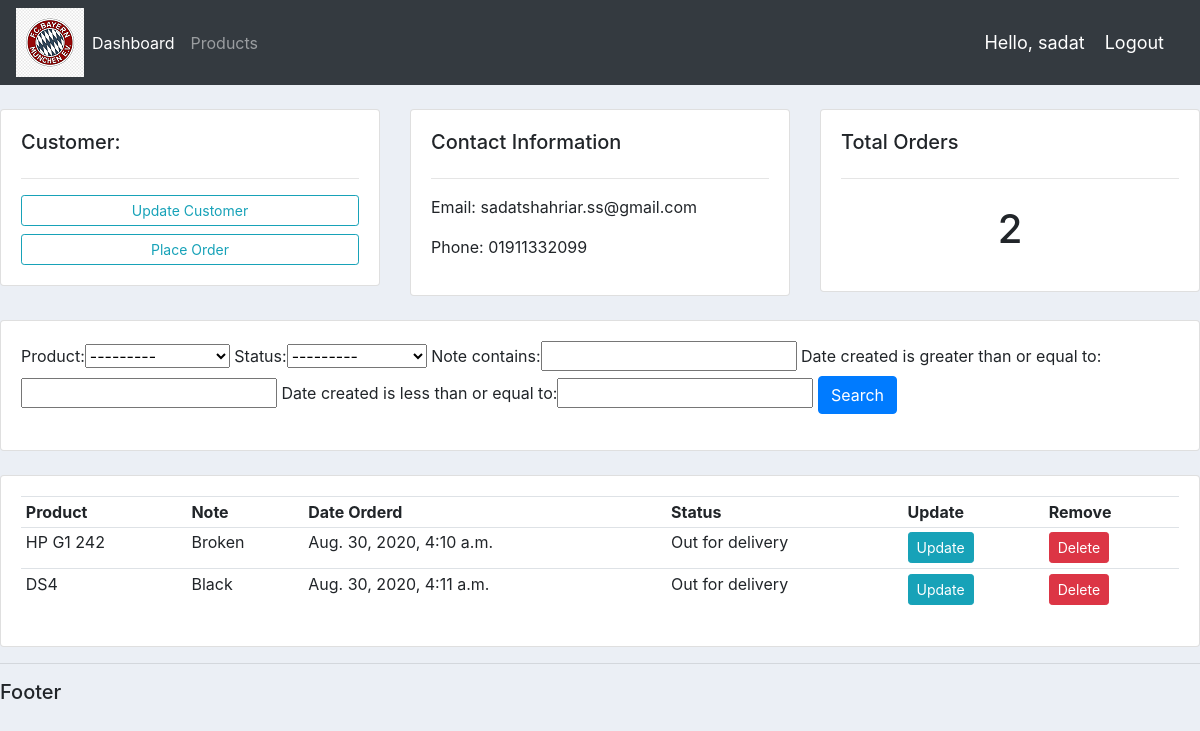
/customer/4/ (signed in), run on an earlier commit of the app's database.
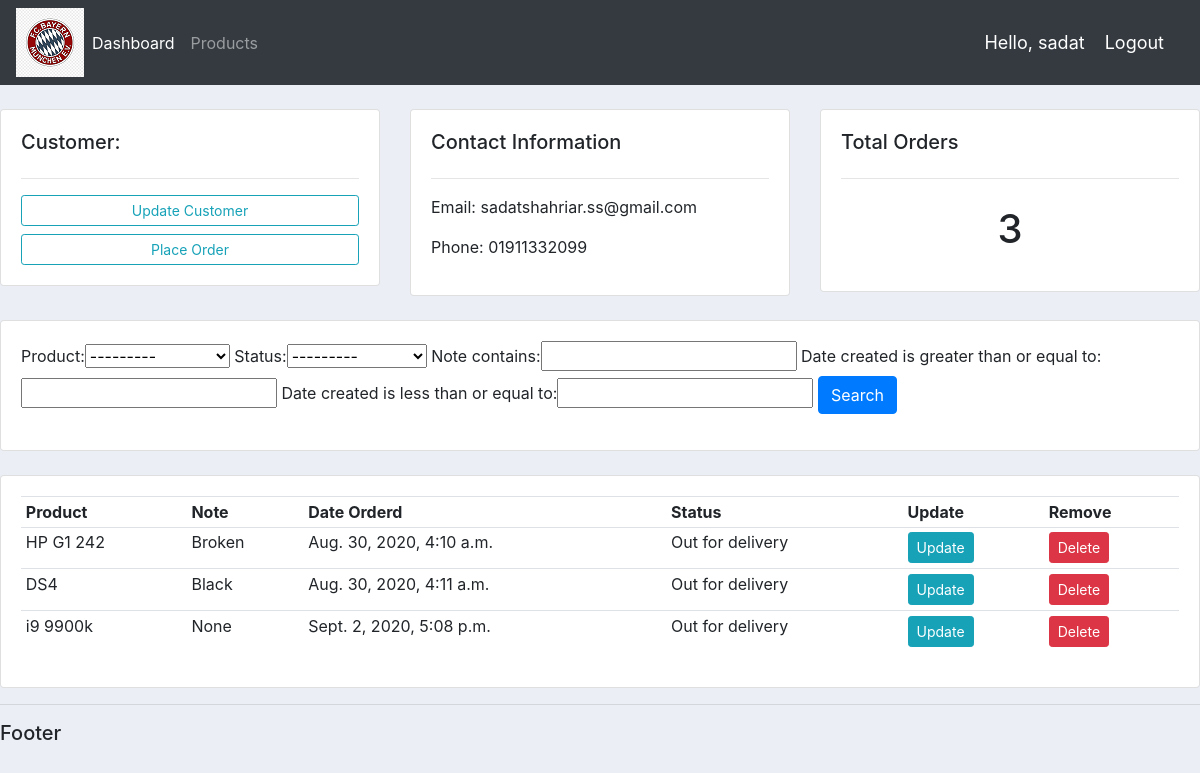
And on a later commit of the database.
### accounts/models.py (models this page shows, shortened)
class Customer(models.Model):
    user = models.OneToOneField(User, null=True, on_delete=models.CASCADE)
    name = models.CharField(max_length=200, null=True)
    phone = models.CharField(max_length=200, null=True)
    email = models.CharField(max_length=200, null=True)
    date_created = models.DateTimeField(auto_now_add=True, null=True)

class Order(models.Model):
    STATUS = (
        ('Pending', 'Pending'),
        ('Out for delivery', 'Out for delivery'),
        ('Delivered', 'Delivered'),
    )
    customer = models.ForeignKey(Customer, null=True, on_delete=models.SET_NULL)
    product = models.ForeignKey(Product, null=True, on_delete=models.SET_NULL)
    date_created = models.DateTimeField(auto_now_add=True, null=True)
    status = models.CharField(max_length=200, null=True, choices=STATUS)
    note = models.CharField(max_length=1000, null=True)

class Product(models.Model):
    CATEGORY = (
        ('Indoor', 'Indoor'),
        ('Out Door', 'Out Door'),
    )
    name = models.CharField(max_length=200, null=True)
    price = models.FloatField(null=True)
    category = models.CharField(max_length=200, null=True, choices=CATEGORY)
    description = models.CharField(max_length=200, null=True, blank=True)
    date_created = models.DateTimeField(auto_now_add=True, null=True)
    tags = models.ManyToManyField(Tag)
    def __str__(self):
        return self.name

### accounts/decorators.py (the view)
		def wrapper_func(request, *args, **kwargs):
			group = None
			if request.user.groups.exists():
				group = request.user.groups.all()[0].name
			if group in allowed_roles:
				return view_func(request, *args, **kwargs)
			else:
				return HttpResponse('You are not authorized to view this page')

### accounts/views.py (called while the page is built)
@login_required(login_url='login')
@allowed_users(allowed_roles=['admin'])
def customers(request, pk_test):
    customer = Customer.objects.get(id=pk_test)
    orders = customer.order_set.all()
    order_count = orders.count()
    myFilter = OrderFilter(request.GET, queryset=orders)
    orders = myFilter.qs
    context = {'customer': customer, 'orders': orders, 'order_count': order_count,
               'myFilter': myFilter}
    return render(request, 'accounts/customers.html', context)

### accounts/templates/accounts/customers.html
{%  extends 'accounts/main.html' %}
{% block content %}
	<br>
<div class="row">
	<div class="col-md">
		<div class="card card-body">
			<h5>Customer:</h5>
			<hr>
			<a class="btn btn-outline-info  btn-sm btn-block" href="">Update Customer</a>
			<a class="btn btn-outline-info  btn-sm btn-block" href="{% url 'create_order' customer.id %}">Place Order</a>
		</div>
	</div>
	<div class="col-md">
		<div class="card card-body">
			<h5>Contact Information</h5>
			<hr>
			<p>Email: {{customer.email}}</p>
			<p>Phone: {{customer.phone}}</p>
		</div>
	</div>
	<div class="col-md">
		<div class="card card-body">
			<h5>Total Orders</h5>
			<hr>
			<h1 style="text-align: center;padding: 10px">{{order_count}}</h1>
		</div>
	</div>
</div>
<br>
<div class="row">
	<div class="col">
		<div class="card card-body">
			<form method="get">
				{{myFilter.form}}
		    <button class="btn btn-primary" type="submit">Search</button>
		  </form>
		</div>
	</div>
</div>
<br>
<div class="row">
	<div class="col-md">
		<div class="card card-body">
			<table class="table table-sm">
				<tr>
					<th>Product</th>
					<th>Note</th>
					<th>Date Orderd</th>
					<th>Status</th>
					<th>Update</th>
					<th>Remove</th>
				</tr>
				{% for order in orders %}
				<tr>
					<td>{{order.product}}</td>
					<td>{{order.note}}</td>
					<td>{{order.date_created}}</td>
					<td>{{order.status}}</td>
					<td><a class="btn btn-sm btn-info" href="{% url 'update_order' order.id %}">Update</a></td>
					<td><a class="btn btn-sm btn-danger" href="{% url 'delete_order' order.id %}">Delete</a></td>
				</tr>
				{% endfor %}
			</table>
		</div>
	</div>
</div>
{% endblock %}

### accounts/templates/accounts/main.html (shortened to what this page needs)
{% load static %}
<html>
<head>
    <link rel="stylesheet" href="https://stackpath.bootstrapcdn.com/bootstrap/4.5.2/css/bootstrap.min.css">
    <link rel="stylesheet" type="text/css"  href="{% static '/css/main.css' %}">
</head>
<body>
{% include 'accounts/navbar.html' %}
  {% block content %}
  {% endblock %}
<hr>
<h5>Footer</h5>
</body>
</html>

### accounts/templates/accounts/navbar.html (shortened to what this page needs)
{% load static %}
<nav class="navbar navbar-expand-lg navbar-dark bg-dark">
 <img src="{% static 'images/logo.png' %}">
  <div class="collapse navbar-collapse" id="navbarNav">
    <ul class="navbar-nav">
      {% if request.user.is_staff %}
      <li class="nav-item active">
        <a class="nav-link" href="{% url 'home' %}">Dashboard</a>
      </li>
      {% endif %}
      <li class="nav-item">
        <a class="nav-link" href="{% url 'products' %}">Products</a>
      </li>
    </ul>
  </div>
  <span class="hello-msg">Hello, {{request.user}}</span>
  <span ><a  class="hello-msg" href="{% url 'logout' %}">Logout</a></span>
</nav>

### static/css/main.css (style rules this page uses)
body { background-color: #ebeff5; }

### accounts/templates/accounts/navbar.html (style rules this page uses)
.hello-msg { font-size: 18px; color: #fff; margin-right: 20px; }

What changed in the data, as far as the page shows it:
added Order: product "i9 9900k", note "None", date_created "Sept. 2, 2020, 5:08 p.m.", status "Out for delivery"
Also different on the page:
{{ order_count }}: "2" → "3"
